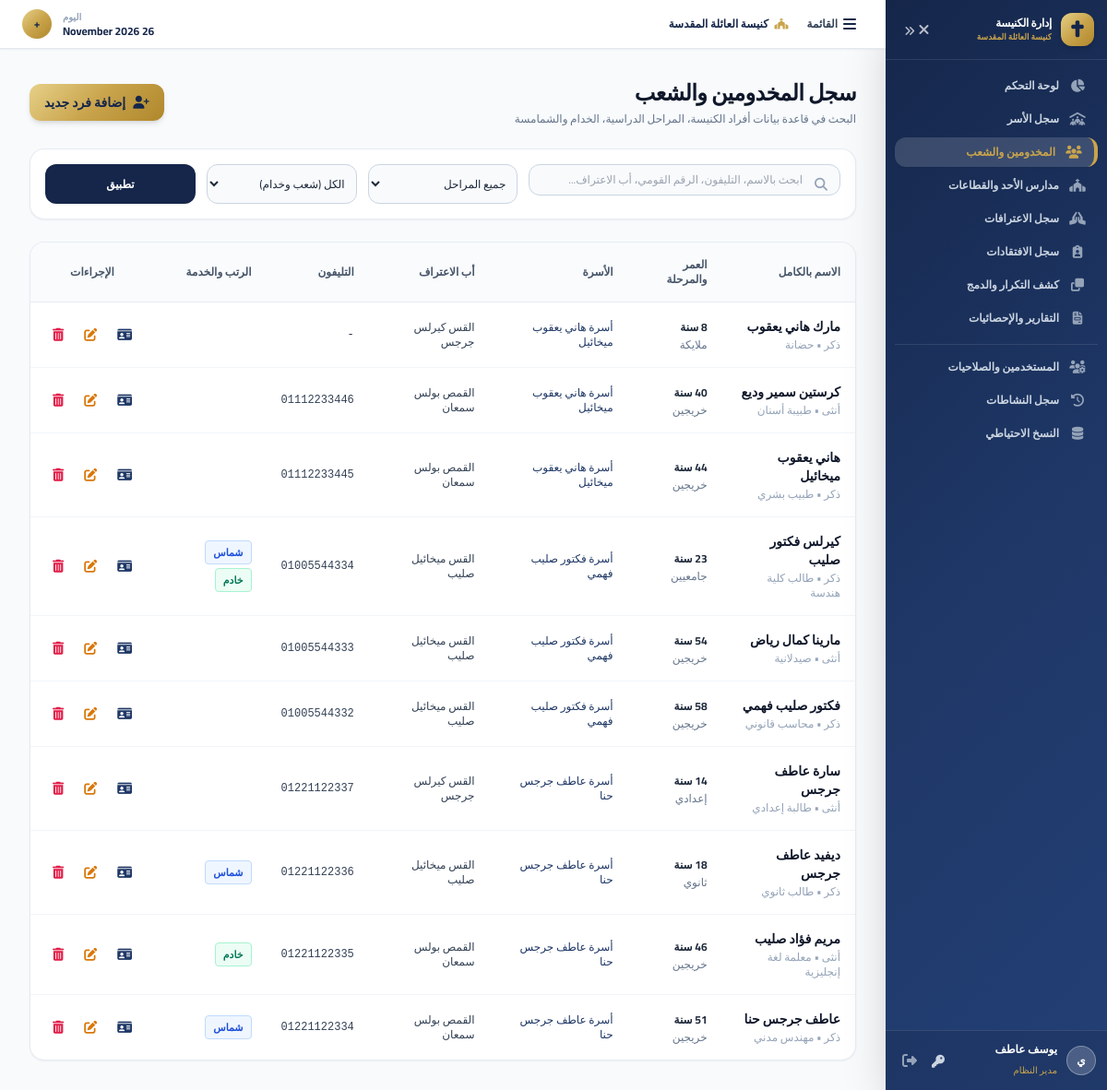
Screenshot of /persons.php (signed in) with the database file from the repository.
### tables this page shows
CREATE TABLE `persons` (
  `id` INT AUTO_INCREMENT PRIMARY KEY,
  `family_id` INT NULL,
  `first_name` VARCHAR(100) NOT NULL,
  `middle_name` VARCHAR(100) NULL,
  `last_name` VARCHAR(100) NULL,
  `gender` ENUM('male', 'female') NOT NULL,
  `date_of_birth` DATE NULL,
  `is_deceased` TINYINT(1) DEFAULT 0,
  `date_of_death` DATE NULL,
  `phone` VARCHAR(50) NULL,
  `whatsapp` VARCHAR(50) NULL,
  `second_phone` VARCHAR(50) NULL,
  `email` VARCHAR(255) NULL,
  `national_id` VARCHAR(20) NULL UNIQUE,
  `marital_status` ENUM('single', 'married', 'divorced', 'widowed') NULL,
  `care_situation` VARCHAR(100) NULL,
  `education_stage` ENUM('nursery', 'angels', 'primary_1_2', 'primary_3_4', 'primary_5_6', 'preparatory', 'secondary', 'university', 'graduate', 'mens_gathering') NULL,
  `qualification` VARCHAR(255) NULL,
  `school_year` VARCHAR(50) NULL,
  `confession_father` VARCHAR(255) NULL,
  `confession_church` VARCHAR(255) NULL,
  `weekly_leave` VARCHAR(255) NULL,
  `is_deacon` TINYINT(1) DEFAULT 0,
  `is_servant` TINYINT(1) DEFAULT 0,
  `in_prep_center` TINYINT(1) DEFAULT 0,
  `occupation` VARCHAR(255) NULL,
  `address` TEXT NULL,
  `notes` TEXT NULL,
  `is_active` TINYINT(1) DEFAULT 1,
  `is_archived` TINYINT(1) DEFAULT 0,
  `created_at` DATETIME DEFAULT CURRENT_TIMESTAMP,
  `updated_at` DATETIME DEFAULT CURRENT_TIMESTAMP ON UPDATE CURRENT_TIMESTAMP,
  INDEX `idx_person_name` (`first_name`, `last_name`),
  INDEX `idx_person_phone` (`phone`),
  INDEX `idx_person_national_id` (`national_id`),
  FOREIGN KEY (`family_id`) REFERENCES `families`(`id`) ON DELETE SET NULL
);

CREATE TABLE `families` (
  `id` INT AUTO_INCREMENT PRIMARY KEY,
  `family_code` VARCHAR(50) NOT NULL UNIQUE,
  `family_name` VARCHAR(255) NOT NULL,
  `address` TEXT NULL,
  `street` VARCHAR(255) NULL,
  `branch_from` VARCHAR(255) NULL,
  `area` VARCHAR(255) NULL,
  `landmark` VARCHAR(255) NULL,
  `building_number` VARCHAR(50) NULL,
  `floor` VARCHAR(50) NULL,
  `apartment_number` VARCHAR(50) NULL,
  `gps_location` VARCHAR(255) NULL,
  `phone` VARCHAR(50) NULL,
  `special_case` VARCHAR(50) NULL,
  `housing_type` VARCHAR(50) NULL,
  `economic_status` VARCHAR(50) NULL,
  `health_status` VARCHAR(50) NULL,
  `is_active` TINYINT(1) DEFAULT 1,
  `notes` TEXT NULL,
  `created_at` DATETIME DEFAULT CURRENT_TIMESTAMP,
  `updated_at` DATETIME DEFAULT CURRENT_TIMESTAMP ON UPDATE CURRENT_TIMESTAMP,
  INDEX `idx_family_code` (`family_code`),
  INDEX `idx_family_name` (`family_name`)
);

### includes/functions.php (called while the page is built, shortened)
<?php
function calc_age(?string $dob): ?int {
    try {
        $birthDate = new DateTime($dob);
        $today = new DateTime('today');
        return $birthDate->diff($today)->y;
    } catch (Exception $e) {
        return null;
    }
}
function get_stage_name(?string $stage): string {
    $stages = [
        'nursery'        => 'حضانة',
        'angels'         => 'ملايكة',
        'primary_1_2'    => 'أولى وثانية ابتدائي',
        'primary_3_4'    => 'ثالثة ورابعة ابتدائي',
        'primary_5_6'    => 'خامسة وسادسة ابتدائي',
        'preparatory'    => 'إعدادي',
        'secondary'      => 'ثانوي',
        'university'     => 'جامعيين',
        'graduate'       => 'خريجين',
        'mens_gathering' => 'اجتماع الرجال'
    ];
    return $stages[$stage] ?? ($stage ?: '-');
}

### config/auth.php (called while the page is built, shortened)
<?php
function is_logged_in(): bool {
    return isset($_SESSION['user_id']) && !empty($_SESSION['user_id']);
}
function has_role(array|string $roles): bool {
    $user_role = $_SESSION['role'] ?? '';
    if (is_array($roles)) {
        return in_array($user_role, $roles);
    }
    return $user_role === $roles;
}
function csrf_token(): string {
    return $_SESSION['csrf_token'];
}

### persons.php (the view, shortened to what this page needs)
<?php
require_once __DIR__ . '/config/db.php';
require_once __DIR__ . '/config/auth.php';
require_once __DIR__ . '/includes/functions.php';
$search = trim($_GET['q'] ?? '');
$sql = "
    SELECT p.*, f.family_name, f.family_code
    FROM persons p
    LEFT JOIN families f ON p.family_id = f.id
    WHERE p.is_active = 1 AND p.is_archived = 0
";
$params = [];
$sql .= " ORDER BY p.id DESC";
$stmt = $pdo->prepare($sql);
$stmt->execute($params);
$persons = $stmt->fetchAll();
require_once __DIR__ . '/includes/header.php';
require_once __DIR__ . '/includes/sidebar.php';
?>
<div class="flex flex-col sm:flex-row sm:items-center justify-between gap-4 mb-6">
    <div>
        <h1 class="text-2xl font-extrabold text-slate-900 tracking-tight">سجل المخدومين والشعب</h1>
        <p class="text-xs text-slate-500 mt-1">البحث في قاعدة بيانات أفراد الكنيسة، المراحل الدراسية، الخدام والشمامسة</p>
    </div>
    <div class="flex items-center space-x-2 space-x-reverse">
        <button onclick="openPersonModal()" class="inline-flex items-center px-4 py-2.5 rounded-xl gold-gradient text-church-navy font-bold text-sm shadow-md hover:brightness-105 transition">
            <i class="fas fa-user-plus ml-2"></i>
            إضافة فرد جديد
        </button>
    </div>
</div>
<div class="bg-white p-4 rounded-2xl shadow-sm border border-slate-200/80 mb-6">
    <form method="GET" action="persons.php" class="grid grid-cols-1 sm:grid-cols-2 md:grid-cols-5 gap-3">
        <div class="md:col-span-2 relative">
            <div class="absolute inset-y-0 right-0 pr-3.5 flex items-center pointer-events-none text-slate-400">
            </div>
            <input
                type="text"
                name="q"
                value="<?= htmlspecialchars($search) ?>"
                placeholder="ابحث بالاسم، التليفون، الرقم القومي، أب الاعتراف..."
                class="w-full pr-10 pl-4 py-2 bg-slate-50 border border-slate-300 rounded-xl text-xs focus:ring-2 focus:ring-[#c9a44c]"
            >
        </div>
        <div>
            <select name="stage" class="w-full p-2 bg-slate-50 border border-slate-300 rounded-xl text-xs">
                <option value="">جميع المراحل</option>
            </select>
        </div>
        <div>
            <select name="role_filter" class="w-full p-2 bg-slate-50 border border-slate-300 rounded-xl text-xs">
                <option value="">الكل (شعب وخدام)</option>
            </select>
        </div>
        <div class="flex gap-2">
            <button type="submit" class="flex-1 py-2 bg-church-navy text-white rounded-xl text-xs font-bold hover:bg-church-blue">
                تطبيق
            </button>
        </div>
    </form>
</div>
<div class="bg-white rounded-2xl shadow-sm border border-slate-200/80 overflow-hidden">
    <div class="overflow-x-auto">
        <table class="w-full text-right border-collapse">
            <thead>
                <tr class="bg-slate-50/80 border-b border-slate-200/80 text-xs font-bold text-slate-600 uppercase">
                    <th class="p-4">الاسم بالكامل</th>
                    <th class="p-4">العمر والمرحلة</th>
                    <th class="p-4">الأسرة</th>
                    <th class="p-4">أب الاعتراف</th>
                    <th class="p-4">التليفون</th>
                    <th class="p-4">الرتب والخدمة</th>
                    <th class="p-4 text-center">الإجراءات</th>
                </tr>
            </thead>
            <tbody class="divide-y divide-slate-100 text-sm">
                <?php if (empty($persons)): ?>
                <tr>
                    <td colspan="7" class="p-10 text-center text-slate-400">
                        <i class="fas fa-users-slash text-3xl mb-3 block text-slate-300"></i>
                        لم يتم العثور على أفراد مطابقين لشروط البحث.
                    </td>
                </tr>
                <?php else: ?>
                    <?php foreach ($persons as $p):
                        $age = calc_age($p['date_of_birth']);
                    ?>
                    <tr class="hover:bg-slate-50/60 transition">
                        <td class="p-4">
                            <div class="font-bold text-slate-900">
                                <a href="person-details.php?id=<?= $p['id'] ?>" class="hover:text-church-blue transition">
                                    <?= htmlspecialchars($p['first_name'] . ' ' . $p['middle_name'] . ' ' . $p['last_name']) ?>
                                </a>
                            </div>
                            <span class="text-xs text-slate-400 block mt-0.5">
                                <?= $p['gender'] === 'female' ? 'أنثى' : 'ذكر' ?>
                                <?= $p['occupation'] ? '• ' . htmlspecialchars($p['occupation']) : '' ?>
                            </span>
                        </td>
                        <td class="p-4">
                            <span class="font-bold text-slate-800 text-xs"><?= $age !== null ? $age . ' سنة' : '-' ?></span>
                            <span class="text-xs text-slate-500 block mt-0.5"><?= get_stage_name($p['education_stage']) ?></span>
                        </td>
                        <td class="p-4 text-xs font-medium">
                            <?php if ($p['family_name']): ?>
                                <a href="family-details.php?id=<?= $p['family_id'] ?>" class="text-church-blue hover:underline">
                                    <?= htmlspecialchars($p['family_name']) ?>
                                </a>
                            <?php else: ?>
                                <span class="text-slate-400">بدون أسرة</span>
                            <?php endif; ?>
                        </td>
                        <td class="p-4 text-xs text-slate-700 font-medium">
                            <?= htmlspecialchars($p['confession_father'] ?: 'غير محدد') ?>
                        </td>
                        <td class="p-4 font-mono text-xs" dir="ltr">
                            <?php if ($p['phone']): ?>
                                <a href="tel:<?= htmlspecialchars($p['phone']) ?>" class="text-slate-700 hover:text-church-blue">
                                    <?= htmlspecialchars($p['phone']) ?>
                                </a>
                            <?php else: ?>
                                -
                            <?php endif; ?>
                        </td>
                        <td class="p-4">
                            <div class="flex flex-wrap gap-1">
                                <?php if ($p['is_deacon']): ?>
                                    <span class="px-2 py-0.5 bg-blue-50 text-blue-700 border border-blue-200 rounded text-[11px] font-bold">شماس</span>
                                <?php endif; ?>
                                <?php if ($p['is_servant']): ?>
                                    <span class="px-2 py-0.5 bg-emerald-50 text-emerald-700 border border-emerald-200 rounded text-[11px] font-bold">خادم</span>
                                <?php endif; ?>
                            </div>
                        </td>
                        <td class="p-4 text-center">
                            <div class="inline-flex items-center space-x-1.5 space-x-reverse">
                                <a href="person-details.php?id=<?= $p['id'] ?>" title="الملف الشامل" class="p-2 text-church-blue hover:bg-blue-50 rounded-lg">
                                    <i class="fas fa-id-card"></i>
                                </a>
                                <button onclick='editPerson(<?= json_encode($p) ?>)' title="تعديل" class="p-2 text-amber-600 hover:bg-amber-50 rounded-lg">
                                    <i class="fas fa-edit"></i>
                                </button>
                                <?php if (has_role(['admin', 'priest'])): ?>
                                <button onclick="postDelete('persons.php', <?= $p['id'] ?>, '<?= csrf_token() ?>', 'هل أنت متأكد من حذف هذا الفرد؟')" title="حذف" class="p-2 text-rose-600 hover:bg-rose-50 rounded-lg">
                                    <i class="fas fa-trash-alt"></i>
                                </button>
                                <?php endif; ?>
                            </div>
                        </td>
                    </tr>
                    <?php endforeach; ?>
                <?php endif; ?>
            </tbody>
        </table>
    </div>
</div>
<?php require_once __DIR__ . '/includes/footer.php'; ?>

### includes/header.php (style rules this page uses)
html, body { font-family: 'Cairo', sans-serif; background-color: #f8fafc; overflow-x: hidden; max-width: 100%; }
.gold-gradient { background: linear-gradient(135deg, #e6d088 0%, #c9a44c 50%, #b0872b 100%); }

### rows the page displays
persons: first_name+middle_name+last_name "مارك هاني يعقوب", gender "ذكر", occupation "حضانة", education_stage "ملايكة", family.family_name "أسرة هاني يعقوب ميخائيل", confession_father "القس كيرلس جرجس"
persons: first_name+middle_name+last_name "كرستين سمير وديع", gender "أنثى", occupation "طبيبة أسنان", date_of_birth "40", education_stage "خريجين", family.family_name "أسرة هاني يعقوب ميخائيل", confession_father "القمص بولس سمعان", phone "01112233446"
persons: first_name+middle_name+last_name "هاني يعقوب ميخائيل", gender "ذكر", occupation "طبيب بشري", date_of_birth "44", education_stage "خريجين", family.family_name "أسرة هاني يعقوب ميخائيل", confession_father "القمص بولس سمعان", phone "01112233445"
persons: first_name+middle_name+last_name "كيرلس فكتور صليب", gender "ذكر", occupation "طالب كلية هندسة", education_stage "جامعيين", family.family_name "أسرة فكتور صليب فهمي", confession_father "القس ميخائيل صليب", phone "01005544334", is_deacon "شماس", is_servant "خادم"
persons: first_name+middle_name+last_name "مارينا كمال رياض", gender "أنثى", occupation "صيدلانية", date_of_birth "54", education_stage "خريجين", family.family_name "أسرة فكتور صليب فهمي", confession_father "القس ميخائيل صليب", phone "01005544333"
persons: first_name+middle_name+last_name "فكتور صليب فهمي", gender "ذكر", occupation "محاسب قانوني", date_of_birth "58", education_stage "خريجين", family.family_name "أسرة فكتور صليب فهمي", confession_father "القس ميخائيل صليب", phone "01005544332"
persons: first_name+middle_name+last_name "سارة عاطف جرجس", gender "أنثى", occupation "طالبة إعدادي", education_stage "إعدادي", family.family_name "أسرة عاطف جرجس حنا", confession_father "القس كيرلس جرجس", phone "01221122337"
persons: first_name+middle_name+last_name "ديفيد عاطف جرجس", gender "ذكر", occupation "طالب ثانوي", education_stage "ثانوي", family.family_name "أسرة عاطف جرجس حنا", confession_father "القس ميخائيل صليب", phone "01221122336", is_deacon "شماس"
persons: first_name+middle_name+last_name "مريم فؤاد صليب", gender "أنثى", occupation "معلمة لغة إنجليزية", date_of_birth "46", education_stage "خريجين", family.family_name "أسرة عاطف جرجس حنا", confession_father "القمص بولس سمعان", phone "01221122335", is_servant "خادم"
persons: first_name+middle_name+last_name "عاطف جرجس حنا", gender "ذكر", occupation "مهندس مدني", date_of_birth "51", education_stage "خريجين", family.family_name "أسرة عاطف جرجس حنا", confession_father "القمص بولس سمعان", phone "01221122334", is_deacon "شماس"

### other values shown
mb_substr($user['full_name'] ?? 'م', 0, 1, 'UTF-8') "ي"
$user['full_name'] "يوسف عاطف"
get_role_name($user['role'] ?? '') "مدير النظام"
